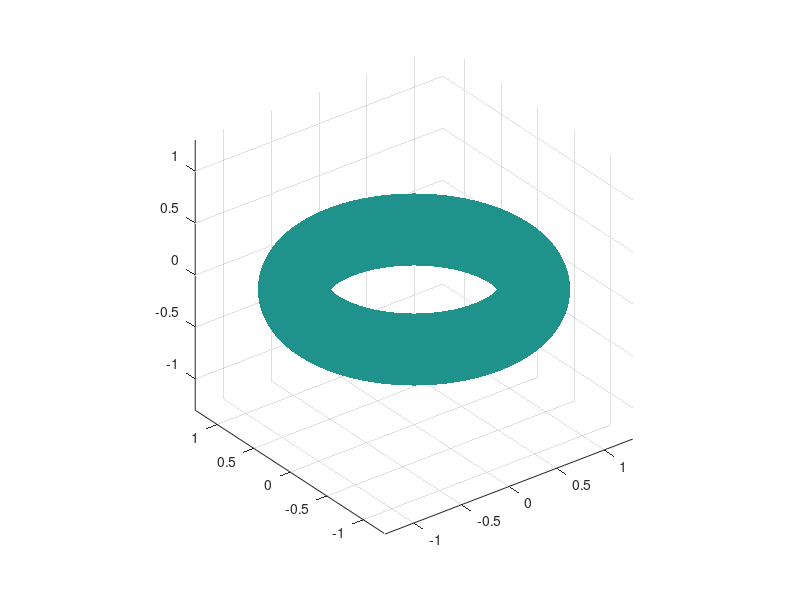

MATLAB code to generate this figure:
[tx,ty]=meshgrid(0:2*pi/500:2*pi,0:2*pi/100:2*pi);
R = 1; r = 0.3;
dx = R*cos(tx).*(1+r*cos(ty));
dy = R*sin(tx).*(1+r*cos(ty));
dz = r*sin(ty);
surf(dx,dy,dz,ones(size(dx)));
shading interp
%camlight
lighting gouraud
axis equal
shg

